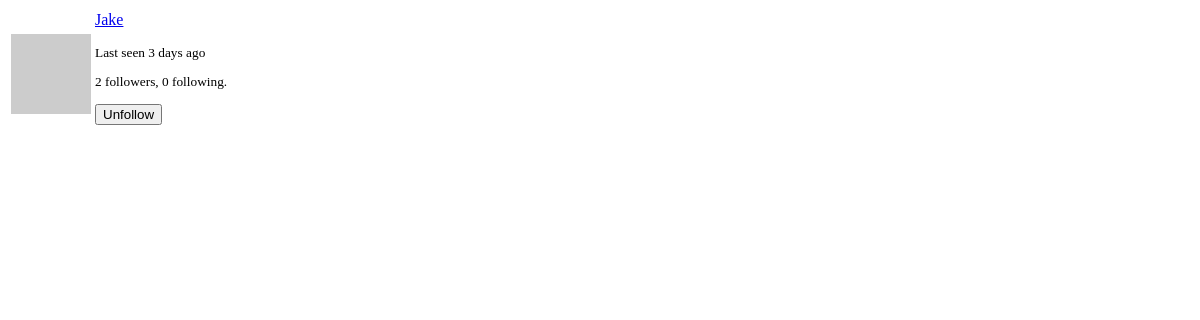
The page /user/Jake/popup (signed in) on the database as committed earlier.
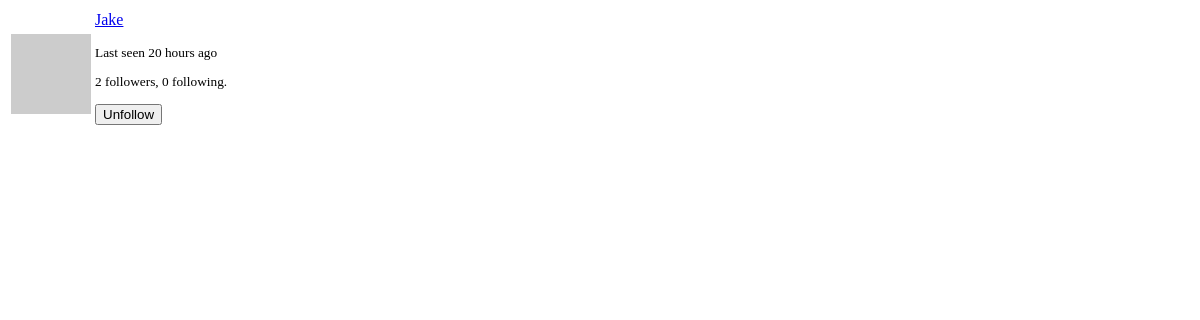
The same page on the database as committed later.
### app/models.py (models this page shows, shortened)
class User(UserMixin, db.Model):
    id = db.Column(db.Integer, primary_key=True)
    username = db.Column(db.String(30), index=True, unique=True)
    email = db.Column(db.String(50), index=True, unique=True)
    password_hash = db.Column(db.String(128))
    projects = db.relationship('Project', backref='owner', lazy='dynamic')
    about_me = db.Column(db.String(140))
    last_seen = db.Column(db.DateTime, default=datetime.utcnow)
    followed = db.relationship(
        'User', secondary=followers,
        primaryjoin=(followers.c.follower_id == id),
        secondaryjoin=(followers.c.followed_id == id),
        backref=db.backref('followers', lazy='dynamic'), lazy='dynamic')
    rated = db.relationship(
        'Project', secondary=ratings,
        backref=db.backref('raters', lazy='dynamic'), lazy='dynamic')
    def avatar(self, size):
        digest = md5(self.email.lower().encode('utf-8')).hexdigest()
        return 'https://www.gravatar.com/avatar/{}?d=retro&s={}'.format(digest, size)
    def is_following(self, user):
        return self.followed.filter(
            followers.c.followed_id == user.id).count() > 0

### app/routes.py (the view)
@app.route('/user/<username>/popup')
@login_required
def user_popup(username):
    user = User.query.filter_by(username=username).first_or_404()
    form = EmptyForm()
    return render_template('user_popup.html', user=user, form=form)

### app/forms.py
class EmptyForm(FlaskForm):
    submit = SubmitField('Submit')

### app/models.py (called while the page is built)
@login.user_loader
def load_user(id):
    return User.query.get(int(id))

### app/routes.py (called while the page is built)
@app.before_request
def before_request():
    if current_user.is_authenticated:
        current_user.last_seen = datetime.utcnow()
        db.session.commit()

### app/templates/user_popup.html (shortened to what this page needs)
<table class="table">
    <tr>
        <td width="64" style="border: 0px;"><img src="{{ user.avatar(64) }}"></td>
        <td style="border: 0px;">
            <p><a href="{{ url_for('user', username=user.username) }}">{{ user.username }}</a></p>
            <small>
                {% if user.last_seen %}
                <p>Last seen {{ moment(user.last_seen).fromNow() }}</p>
                {% endif %}
                <p>{{ user.followers.count() }} followers, {{ user.followed.count() }} following.</p>
                {% if user != current_user %}
                    {% if not current_user.is_following(user) %}
                        <p>
                            <form action="{{ url_for('follow', username=user.username) }}" method="post">
                                {{ form.hidden_tag() }}
                                {{ form.submit(value='Follow', class="btn btn-primary") }}
                            </form>
                        </p>
                    {% else %}
                        <p>
                            <form action="{{ url_for('unfollow', username=user.username) }}" method="post">
                                {{ form.submit(value='Unfollow', class="btn btn-primary") }}
                            </form>
                        </p>
                    {% endif %}
                {% endif %}
            </small>
        </td>
    </tr>
</table>

Rows that differ between the two databases and show on the page:
changed User "Jake": last_seen "3 days ago" → "20 hours ago"
